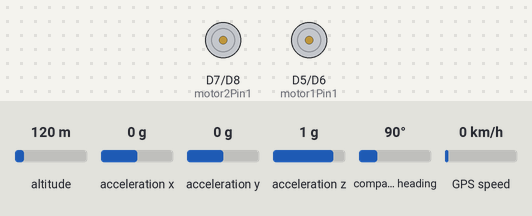
Recording of a sketch running on a simulated ESP8266 (NodeMCU). Shown: motor-driver pin pairs drawn as motors (green arrow = first pin HIGH = forward, orange = second pin HIGH = backward, longer = more drive). Inputs (shaded band) come from the test bench; at power-on: acceleration x 0 g, altitude 120 m, acceleration y 0 g, acceleration z 1 g, compass heading 90°, GPS speed 0 km/h. WiFi joins after 1.5 s; servers stay silent unless stated; the GPS gets a fix after 3 s at 37.7749, -122.4194 with 8 satellites.

Above: at 3.0 s.
3.1 s: acceleration x set to -0.3 g
At 4.3 s:
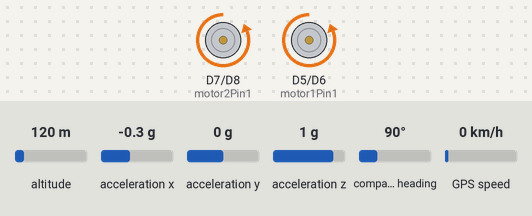
4.6 s: acceleration x set to 0.8 g
At 5.5 s:
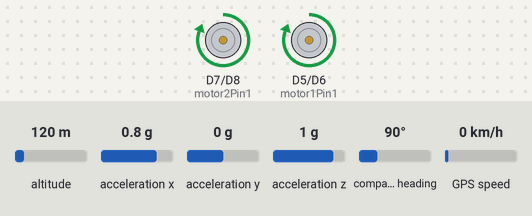
6.1 s: acceleration x set to 0.3 g
7.6 s: acceleration x set to 0 g
At 8.8 s:
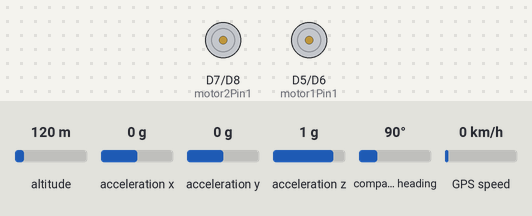
9.1 s: acceleration x set to -1.4 g
At 10.1 s:
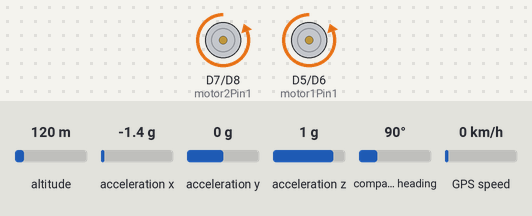
Timing chart, 0 to 11.6 s (numbered marks = the images above; inputs shaded):
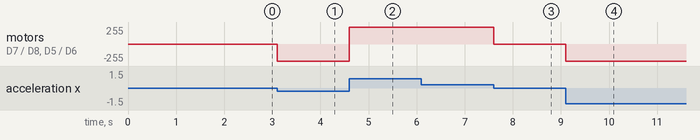

The sketch:

FINAL.ino
```cpp
#include <SoftwareSerial.h>
#include <Wire.h>
#include <Adafruit_Sensor.h>
#include <Adafruit_ADXL345_U.h>
#include <TinyGPS.h>
#include <ESP8266WiFi.h>
#include <BlynkSimpleEsp8266.h>

#define trigPin D2
#define echoPin D1
#define motor1Pin1 D5
#define motor1Pin2 D6
#define motor2Pin1 D7
#define motor2Pin2 D8

char auth[] = "2IGcchawaYkT1PWNqBfP2B1UJErP_1KY";
char ssid[] = "FollowME";
char pass[] = "12345678";

SoftwareSerial ss(D3, D4);
TinyGPS gps;
Adafruit_ADXL345_Unified accel = Adafruit_ADXL345_Unified(12345);

BlynkTimer timer;

void setup() {
  Serial.begin(9600);
  ss.begin(9600);
  pinMode(trigPin, OUTPUT);
  pinMode(echoPin, INPUT);
  pinMode(motor1Pin1, OUTPUT);
  pinMode(motor1Pin2, OUTPUT);
  pinMode(motor2Pin1, OUTPUT);
  pinMode(motor2Pin2, OUTPUT);
  digitalWrite(motor1Pin1, LOW);
  digitalWrite(motor1Pin2, LOW);
  digitalWrite(motor2Pin1, LOW);
  digitalWrite(motor2Pin2, LOW);
  accel.begin();
  Blynk.begin(auth, ssid, pass);
  timer.setInterval(1000L, sendGps);
}

void loop() {
  Blynk.run();
  timer.run();
  if (ss.available()) {
    gps.encode(ss.read());
  }
  sensors_event_t event;
  accel.getEvent(&event);
  float x = event.acceleration.x;
  float y = event.acceleration.y;
  float z = event.acceleration.z;
  float angle = atan2(-x, sqrt(y * y + z * z)) * 180 / M_PI;
  if (angle > 10) {
    digitalWrite(motor1Pin1, LOW);
    digitalWrite(motor1Pin2, HIGH);
    digitalWrite(motor2Pin1, LOW);
    digitalWrite(motor2Pin2, HIGH);
  } else if (angle < -10) {
    digitalWrite(motor1Pin1, HIGH);
    digitalWrite(motor1Pin2, LOW);
    digitalWrite(motor2Pin1, HIGH);
    digitalWrite(motor2Pin2, LOW);
  } else {
    digitalWrite(motor1Pin1, LOW);
    digitalWrite(motor1Pin2, LOW);
    digitalWrite(motor2Pin1, LOW);
    digitalWrite(motor2Pin2, LOW);
  }
}

void sendGps() {
  float latitude, longitude;
  unsigned long fix_age, time, date, speed;
  gps.f_get_position(&latitude, &longitude, &fix_age);
  speed = gps.f_speed_kmph();

  Blynk.virtualWrite(V1, latitude);
  Blynk.virtualWrite(V2, longitude);
  Blynk.virtualWrite(V3, speed);

}

BLYNK_WRITE(V4) {
  int buttonState = param.asInt();
  if (buttonState == 1) {
    digitalWrite(motor1Pin1, HIGH);
    digitalWrite(motor1Pin2, HIGH);
    digitalWrite(motor2Pin2, HIGH);
    digitalWrite(motor2Pin2, HIGH);
  } else {
    // Turn off the robot
    digitalWrite(motor1Pin1, LOW);
    digitalWrite(motor1Pin1, LOW);
    digitalWrite(motor2Pin2, LOW);
    digitalWrite(motor2Pin2, LOW);
  }
}
```

Measured:
- the behaviour switches between -0.1 and -0.2 g on acceleration x (found by bisection; images 0 and 1)
- the behaviour switches between 0.2 and 0.1 g on acceleration x (found by bisection; images 2 and 3)
- after the input at 3.1 s, motor on D7 (motor2Pin1) / D8 (motor2Pin2), motor on D5 (motor1Pin1) / D6 (motor1Pin2): stopped → backward 255/255 at once
- after the input at 4.6 s, motor on D7 (motor2Pin1) / D8 (motor2Pin2), motor on D5 (motor1Pin1) / D6 (motor1Pin2): backward 255/255 → forward 255/255 at once
- after the input at 6.1 s, every drawn part: stays the same
- after the input at 7.6 s, motor on D7 (motor2Pin1) / D8 (motor2Pin2), motor on D5 (motor1Pin1) / D6 (motor1Pin2): forward 255/255 → stopped at once
- after the input at 9.1 s, motor on D7 (motor2Pin1) / D8 (motor2Pin2), motor on D5 (motor1Pin1) / D6 (motor1Pin2): stopped → backward 255/255 at once
